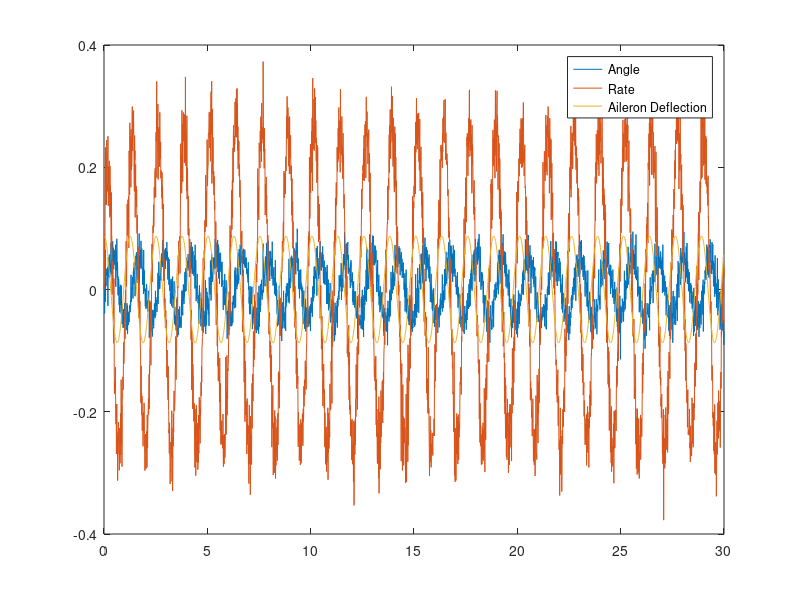

This figure's MATLAB source: (Note: this script raises an error after producing the figure.)
% Parameter Estimation (EKF)
% Lloyd Strohl
% 09/05/18
% 
% %%%%%%%%%%%%%%%%%%%%%%%%%%%%%%%%%%%%%%%%%%%%%%%%%%%%%%%%%%%%%%%%%%%%%%%%

clear
close all

plotFigs = 0;

% data read
data = csvread('roll_data_test.csv');
phi = data(:,1);
p = data(:,2);
da = data(:,3);
Ts = .01; % sample time (100 Hz)
t = [Ts:Ts:length(p)*Ts];

figure('Name','Data')
plot(t,phi,t,p,t,da)
legend('Angle','Rate','Aileron Deflection')

%% Kalman Filter

% model
Lp = -50;
Lda = 70;

f = @RollMotionSE; % state transition function
h = @RollMotionME; % measurement function
J = @jaccsd;
P = eye(4); % prediction error estimate
Q = [0 0 0    0   ;...
     0 0 0    0   ;...
     0 0 0.0 0   ;...
     0 0 0    0.0];% process noise covariance
R = [.0001,0;0,.0001]; % measurement noise covariance
z = [phi';p']; % observations
x = zeros(4,size(phi,1)); % state estimate
x(:,1) = [0;0;Lp;Lda];
K = zeros(4,size(phi,1));

for k = 2:length(p)
    [x(:,k),P] = EKF_Generic(f,h,J,R,Q,z(:,k-1),x(:,k-1),da(k-1),P,Ts);
end

RMSE = mean((p-x(2,:)').^2);

estLp = x(3,end);
estLda = x(4,end);

fprintf('RMSE: %.4f (rad/s)\n',RMSE)
fprintf('Lp: %.2f    Lda: %.2f\n',estLp,estLda)

if plotFigs
    figure('Name','Roll Rate')
    title('Roll Rate')
    plot(t,x(2,:),t,p)
    legend('Estimate','Measured')
    
    figure('Name','Role Angle')
    title('Roll Angle')
    plot(t,x(1,:),t,phi)
    legend('Estimate','Measured')
    
    figure('Name','Parameters')
    title('Parameters')
    plot(t,x(3,:),t,x(4,:))
    legend('Lp','Lda')
end

% Comparison
load('params')
params.EKF = [x(3,:);x(4,:)];
save('params','params')

